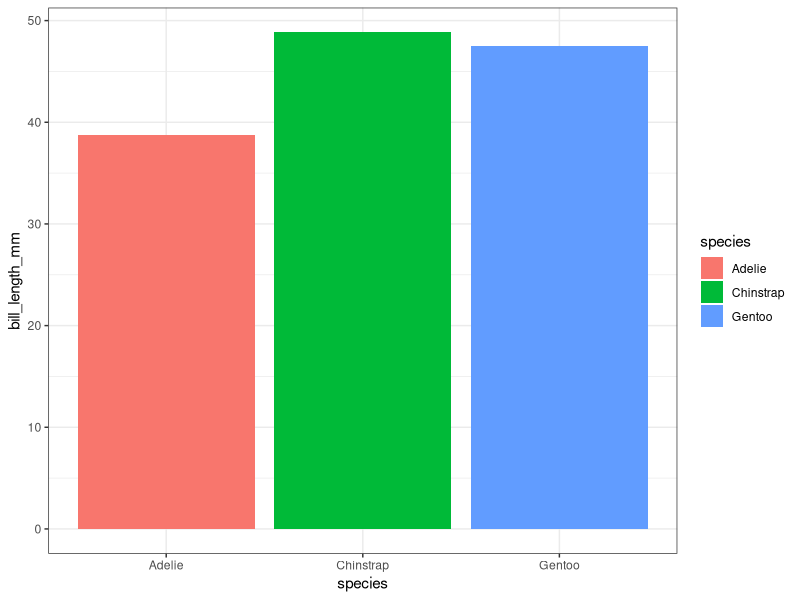

Recreate this plot in R.
## ---- chunk 1
knitr::opts_chunk$set(echo = TRUE,
                      message=FALSE,
                      warning=FALSE,
                      fig.path = "../Output/")
## ---- chunk 2
library(palmerpenguins)
library(here)
library(tidyverse)
library(kableExtra)
## ---- chunk 3
head(penguins)
## ---- chunk 4
penguins %>%
  ggplot(aes(x=species,
             y=bill_length_mm,
             fill=species))+ 
  geom_histogram(stat= "summary", fun= "mean")+
  theme_bw()
## ---- chunk 5
## making kable table 
penguins %>%
  group_by(species) %>%
  summarise(billmean=mean(bill_length_mm, na.rm= TRUE)) %>%
  kbl() %>%
  kable_classic()
